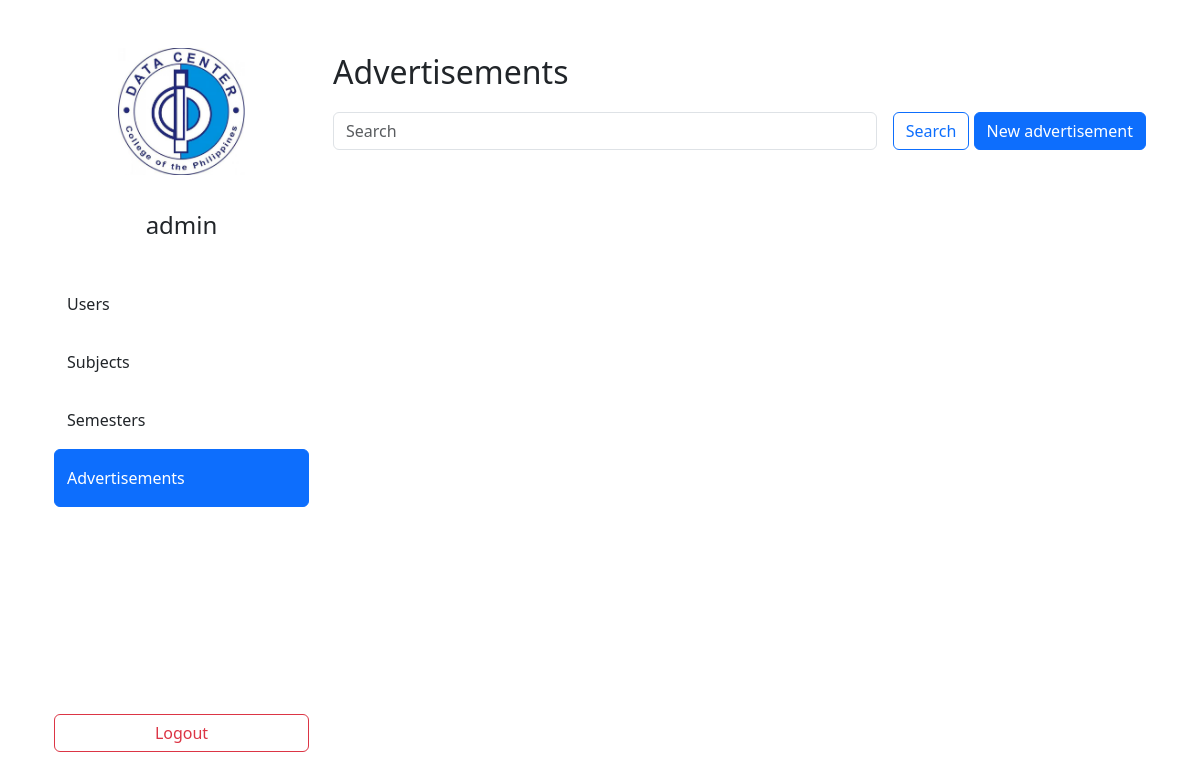
The app's page /staffs/advertisements/ (signed in), older data.
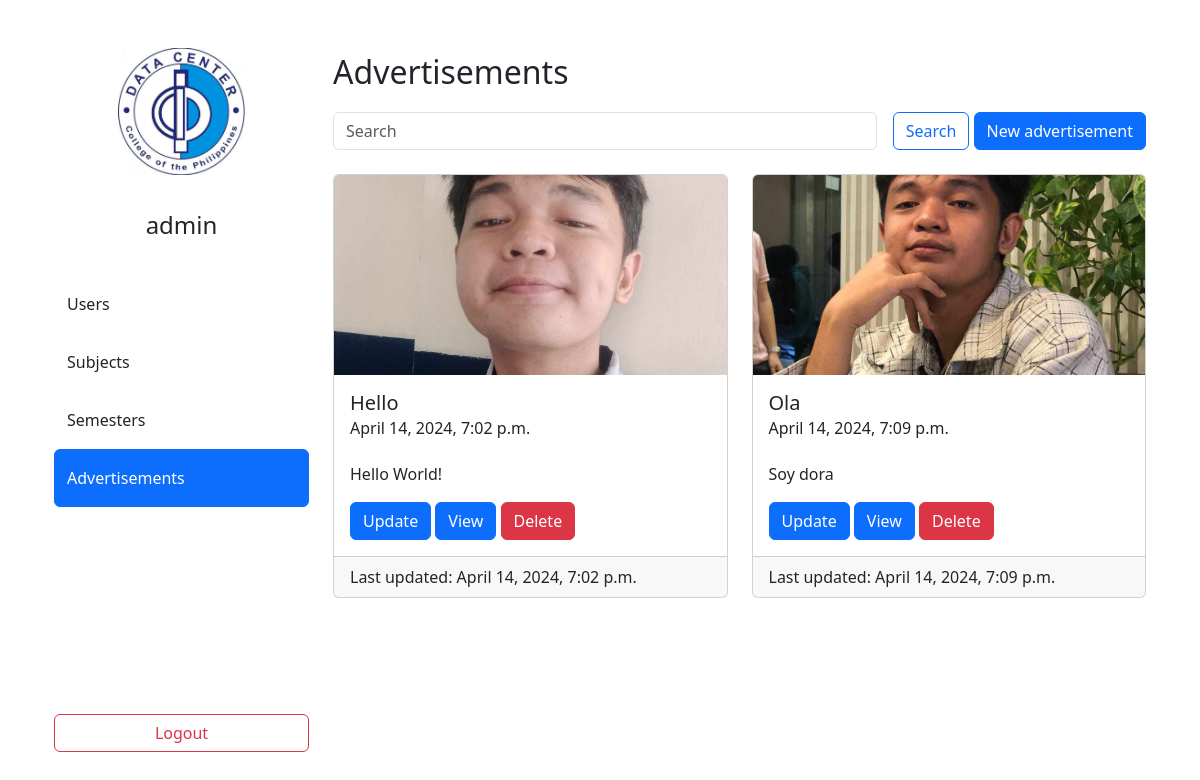
The same page, newer data.
### staffs/models.py (models this page shows, shortened)
class CustomUser(AbstractUser):
    UTYPE_STU = "STU"
    UTYPE_TEA = "TEA"
    UTYPE_CAS = "CAS"
    UTYPE_STA = "STA"
    UTYPES = (
        (UTYPE_STU, "Student"),
        (UTYPE_TEA, "Teacher"),
        (UTYPE_CAS, "Cashier"),
        (UTYPE_STA, "Staff")
    )
    subjects = models.ManyToManyField(to=Subject, related_name="subjects")
    utype = models.CharField(
        max_length=20,
        choices=UTYPES,
        null=False,
        blank=False
    )

class Advertisement(models.Model):
    banner = models.ImageField(upload_to="advertisement_banners/", blank=True, null=True)
    title = models.CharField(max_length=512, null=False, blank=False)
    content = models.TextField(null=False, blank=False)
    author = models.ForeignKey(to=CustomUser, related_name="author", on_delete=models.CASCADE)
    date_pub = models.DateTimeField(auto_now_add=True)
    date_mod = models.DateTimeField(auto_now=True)

### staffs/views/advertisements.py (the view)
# urls.py: path('advertisements/', AdvertisementListView.as_view(), name='advertisements_list'),
class AdvertisementListView(LoginRequiredMixin, StaffRequiredMixin, ListView):
    model = Advertisement
    template_name = 'staffs/advertisements/advertisement_list.html'
    context_object_name = 'advertisements'

### staffs/mixins.py (called while the page is built)
    def test_func(self):
        return self.request.user.utype == "STA"

### templates/staffs/advertisements/advertisement_list.html (shortened to what this page needs)
{% extends 'dashboard.html' %}
{% load static %}
{% block links %}
    <a href="{% url 'users_list' %}" class="btn text-start py-3">Users</a>
    <a href="{% url 'subjects_list' %}" class="btn text-start py-3">Subjects</a>
    <a href="{% url 'semesters_list' %}" class="btn text-start py-3">Semesters</a>
    <a href="{% url 'advertisements_list' %}" class="btn btn-primary text-start py-3">Advertisements</a>
{% endblock %}
{% block data %}
    <p class="fs-2">Advertisements</p>
    <form method="get" class="row g-3 mb-4">
        <div class="col d-flex">
            <input type="text" placeholder="Search" class="form-control" name="news_search" id="news_search">
        </div>
        <div class="col-auto">
            <button class="btn btn-outline-primary" type="submit">Search</button>
            <a href="{% url 'advertisements_create' %}" class="btn btn-primary" type="submit">New advertisement</a>
        </div>
    </form>
    <div class="row row-cols-2 row-gap-4">
        {% for advertisement in advertisements %}
            <div class="col">
                <div class="card mh-100 h-100">
                    {% if advertisement.banner %}
                        <img style="height: 200px"
                             src="{{ advertisement.banner.url }}"
                             class="card-img-top object-fit-cover"
                             alt="{{ advertisement.title }}">
                    {% endif %}
                    <div class="card-body">
                        <h5 class="card-title">{{ advertisement.title }}</h5>
                        <h6 class="card-subtitle">{{ advertisement.date_pub }}</h6>
                        <br>
                        <p class="card-text">{{ advertisement.content|slice:":255" }}</p>
                        <a href="{% url 'advertisements_update' advertisement.pk %}" class="btn btn-primary">Update</a>
                        <a href="{% url 'advertisements_detail' advertisement.pk %}" class="btn btn-primary">View</a>
                        <a href="{% url 'advertisements_delete' advertisement.pk %}" class="btn btn-danger">Delete</a>
                    </div>
                    <div class="card-footer">
                        Last updated: {{ advertisement.date_mod }}
                    </div>
                </div>
            </div>
        {% endfor %}
    </div>
{% endblock %}

### templates/dashboard.html (shortened to what this page needs)
{% extends 'base.html' %}
{% load static %}
{% block content %}
    <div class="container">
        <div class="container">
            <div class="row vh-100">
                <div class="col col-3 d-flex flex-column py-5">
                    <img class="img-fluid w-50 mx-auto d-block" src="{% static 'logo.jpg' %}" alt="dccph-logo">
                    <p class="fs-4 my-3 py-3 text-center">
                        {% if user.get_full_name %}
                            {{ user.get_full_name }}
                        {% else %}
                            {{ user.username }}
                        {% endif %}
                    </p>
                    {% block links %}
                    {% endblock links %}
                    <a href="{% url 'logout' %}" class="btn btn-outline-danger mt-auto">Logout</a>
                </div>
                <div class="col py-5 vh-100 overflow-y-scroll">
                    {% block data %}
                    {% endblock data %}
                </div>
            </div>
        </div>
    </div>
{% endblock content %}

### templates/base.html (shortened to what this page needs)
<!doctype html>
<html lang="en">
<head>
    <link rel="stylesheet" href="https://cdn.jsdelivr.net/npm/bootstrap@5.3.2/dist/css/bootstrap.min.css">
</head>
<body>
{% block content %}
{% endblock %}
</body>
</html>

Row changes from the older to the newer data that the page shows:
added Advertisement: banner (picture), title "Hello", date_pub "April 14, 2024, 7:02 p.m.", content "Hello World!", date_mod "April 14, 2024, 7:02 p.m."
added Advertisement: banner (picture), title "Ola", date_pub "April 14, 2024, 7:09 p.m.", content "Soy dora", date_mod "April 14, 2024, 7:09 p.m."
